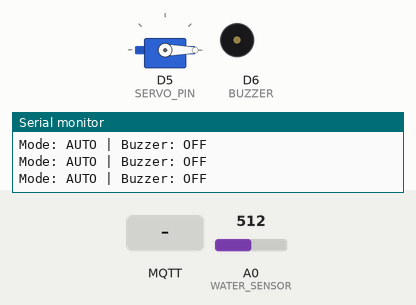
This sketch was run on a simulated ESP8266 (NodeMCU). On the bench: servo, buzzer (waves = sounding, pin HIGH), the last lines printed to the serial monitor. The test bench sets the inputs (shaded band); at power-on: A0 (WATER_SENSOR) = 512. WiFi joins after 1.5 s; servers stay silent unless stated; no MQTT or app messages arrive unless stated.

Above: at 2.7 s.
2.8 s: A0 (WATER_SENSOR) set to 792
4.3 s: A0 (WATER_SENSOR) set to 817
At 4.9 s:
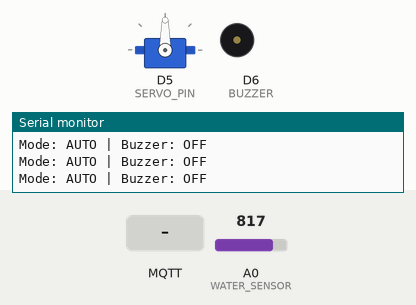
7.3 s: MQTT message "MANUAL" arrives on the first subscribed topic
At 7.8 s:
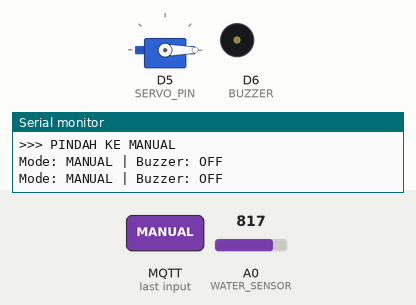
8.9 s: MQTT message "SERVO_180" arrives on the first subscribed topic
At 9.9 s:
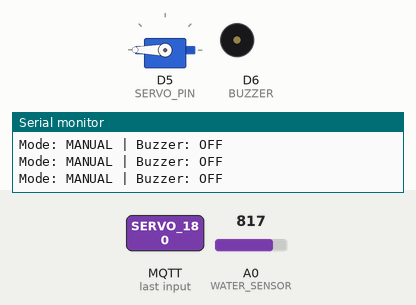
10.5 s: MQTT message "BUZZER_ON" arrives on the first subscribed topic
At 10.89 s:
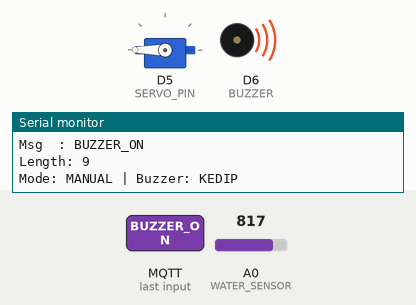
Timing chart, 0 to 14.5 s (numbered marks = the images above; inputs shaded):
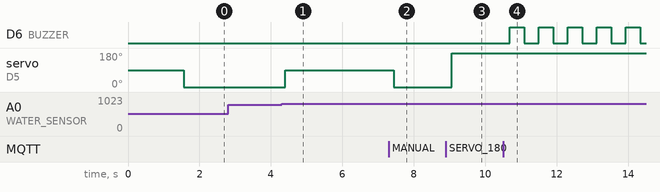

The sketch:

Source_code_Posttest_3.ino
```cpp
#include <ESP8266WiFi.h>
#include <PubSubClient.h>
#include <Servo.h>

// ================= WIFI =================
const char* ssid = "Hey";
const char* password = "makannasik";

// ================= MQTT =================
const char* mqtt_server = "broker.emqx.io";

// ================= PIN =================
#define WATER_SENSOR A0
#define BUZZER D6
#define SERVO_PIN D5

WiFiClient espClient;
PubSubClient client(espClient);
Servo servo;

// ================= VAR =================
bool modeAuto = true;
bool buzzerManual = false;
int servoManual = 0;

// ===== BLINK BUZZER =====
unsigned long previousMillis = 0;
const long interval = 300;
bool buzzerBlinkState = false;

// ================= WIFI =================
void setup_wifi() {
  Serial.begin(115200);
  WiFi.begin(ssid, password);

  Serial.print("Connecting WiFi");
  while (WiFi.status() != WL_CONNECTED) {
    delay(500);
    Serial.print(".");
  }
  Serial.println("\nWiFi Connected");
}

// ================= CALLBACK =================
void callback(char* topic, byte* payload, unsigned int length) {
  String message = "";

  for (int i = 0; i < length; i++) {
    message += (char)payload[i];
  }

  message.trim();
  message.toUpperCase();

  Serial.println("\n=== MQTT MASUK ===");
  Serial.print("Topic: "); Serial.println(topic);
  Serial.print("Msg  : "); Serial.println(message);
  Serial.print("Length: "); Serial.println(message.length());

  if (strcmp(topic, "vashih/posttest3/control") == 0) {

    // ===== MODE =====
    if (message.indexOf("AUTO") >= 0) {
      modeAuto = true;
      Serial.println(">>> PINDAH KE AUTO");

      client.publish("vashih/posttest3/mode", "AUTO");
      return;
    }

    if (message.indexOf("MANUAL") >= 0) {
      modeAuto = false;
      Serial.println(">>> PINDAH KE MANUAL");

      client.publish("vashih/posttest3/mode", "MANUAL");
      return;
    }

    // ===== CONTROL MANUAL =====
    if (!modeAuto) {
      if (message == "SERVO_0") servoManual = 0;
      else if (message == "SERVO_90") servoManual = 90;
      else if (message == "SERVO_180") servoManual = 180;
      else if (message == "BUZZER_ON") buzzerManual = true;
      else if (message == "BUZZER_OFF") buzzerManual = false;
    }
  }
}

// ================= MQTT =================
void reconnect() {
  while (!client.connected()) {
    Serial.print("Connecting MQTT...");

    if (client.connect("ESP8266_Posttest3")) {
      Serial.println("Connected");

      client.subscribe("vashih/posttest3/control");

      // kirim status awal
      client.publish("vashih/posttest3/mode", modeAuto ? "AUTO" : "MANUAL");

    } else {
      Serial.println("Retry...");
      delay(2000);
    }
  }
}

// ================= STATUS =================
String getStatus(int v) {
  if (v <= 800) return "AMAN";
  else if (v <= 1500) return "WASPADA";
  else return "BAHAYA";
}

// ================= SETUP =================
void setup() {
  setup_wifi();
  client.setServer(mqtt_server, 1883);
  client.setCallback(callback);

  pinMode(BUZZER, OUTPUT);
  servo.attach(SERVO_PIN);
}

// ================= LOOP =================
void loop() {
  if (!client.connected()) reconnect();
  client.loop();

  int air = analogRead(WATER_SENSOR);
  String status = getStatus(air);

  int servoPos;
  bool buzzerActive;

  // ===== MODE AUTO =====
  if (modeAuto) {
    if (status == "AMAN") {
      servoPos = 0;
      buzzerActive = false;
    } else if (status == "WASPADA") {
      servoPos = 90;
      buzzerActive = false;
    } else {
      servoPos = 180;
      buzzerActive = true;
    }
  }

  // ===== MODE MANUAL =====
  else {
    servoPos = servoManual;
    buzzerActive = buzzerManual;
  }

  servo.write(servoPos);

  // ===== BUZZER BLINK =====
  if (buzzerActive) {
    unsigned long currentMillis = millis();

    if (currentMillis - previousMillis >= interval) {
      previousMillis = currentMillis;
      buzzerBlinkState = !buzzerBlinkState;
      digitalWrite(BUZZER, buzzerBlinkState);
    }
  } else {
    digitalWrite(BUZZER, LOW);
    buzzerBlinkState = false;
  }

  // ===== PUBLISH DATA =====
  client.publish("vashih/posttest3/levelair", String(air).c_str());
  client.publish("vashih/posttest3/statuslevel", status.c_str());
  client.publish("vashih/posttest3/servo", String(servoPos).c_str());
  client.publish("vashih/posttest3/buzzer", buzzerActive ? "ON" : "OFF");
  client.publish("vashih/posttest3/mode", modeAuto ? "AUTO" : "MANUAL");

  Serial.print("Mode: ");
  Serial.print(modeAuto ? "AUTO" : "MANUAL");
  Serial.print(" | Buzzer: ");
  Serial.println(buzzerActive ? "KEDIP" : "OFF");

  delay(200);
}
```

Measured:
- the behaviour switches between 800 and 801 on A0 (WATER_SENSOR) (found by bisection; images 0 and 1)
- after the input at 4.3 s, servo on D5 (SERVO_PIN): 0° → 90° after 0.09 s
- after the input at 7.3 s, servo on D5 (SERVO_PIN): 90° → 0° after 0.14 s
- after the input at 8.9 s, servo on D5 (SERVO_PIN): 0° → 180° after 0.17 s
- after the input at 10.5 s, D6 (BUZZER): alternates HIGH for 0.41 s and LOW for 0.41 s, starting after 0.19 s
